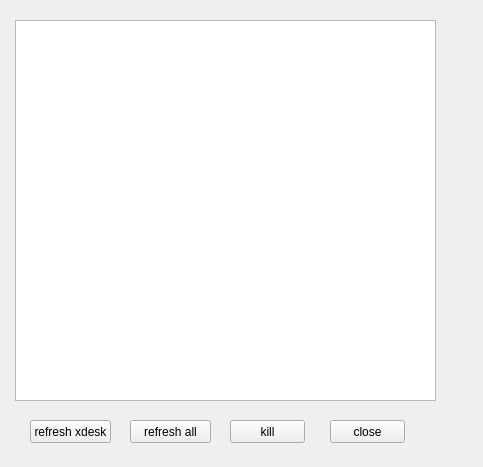
<?xml version="1.0" encoding="UTF-8"?>
<ui version="4.0">
 <class>MainWindow</class>
 <widget class="QMainWindow" name="MainWindow">
  <property name="geometry">
   <rect>
    <x>0</x>
    <y>0</y>
    <width>483</width>
    <height>467</height>
   </rect>
  </property>
  <property name="windowTitle">
   <string>setcoredump</string>
  </property>
  <widget class="QWidget" name="centralwidget">
   <layout class="QGridLayout">
    <property name="leftMargin">
     <number>0</number>
    </property>
    <property name="topMargin">
     <number>0</number>
    </property>
    <property name="rightMargin">
     <number>0</number>
    </property>
    <property name="bottomMargin">
     <number>0</number>
    </property>
    <item row="0" column="0">
     <widget class="QWidget" name="widget" native="true">
      <property name="autoFillBackground">
       <bool>false</bool>
      </property>
      <widget class="QListView" name="listView">
       <property name="geometry">
        <rect>
         <x>15</x>
         <y>20</y>
         <width>421</width>
         <height>381</height>
        </rect>
       </property>
      </widget>
      <widget class="QPushButton" name="killbtn">
       <property name="geometry">
        <rect>
         <x>230</x>
         <y>420</y>
         <width>75</width>
         <height>23</height>
        </rect>
       </property>
       <property name="text">
        <string>kill</string>
       </property>
      </widget>
      <widget class="QPushButton" name="closebtn">
       <property name="geometry">
        <rect>
         <x>330</x>
         <y>420</y>
         <width>75</width>
         <height>23</height>
        </rect>
       </property>
       <property name="text">
        <string>close</string>
       </property>
      </widget>
      <widget class="QPushButton" name="refresh_all_btn">
       <property name="geometry">
        <rect>
         <x>130</x>
         <y>420</y>
         <width>81</width>
         <height>23</height>
        </rect>
       </property>
       <property name="text">
        <string>refresh all</string>
       </property>
      </widget>
      <widget class="QPushButton" name="refresh_xdesk_btn">
       <property name="geometry">
        <rect>
         <x>30</x>
         <y>420</y>
         <width>81</width>
         <height>23</height>
        </rect>
       </property>
       <property name="text">
        <string>refresh xdesk</string>
       </property>
      </widget>
     </widget>
    </item>
   </layout>
  </widget>
 </widget>
 <resources/>
 <connections/>
</ui>
